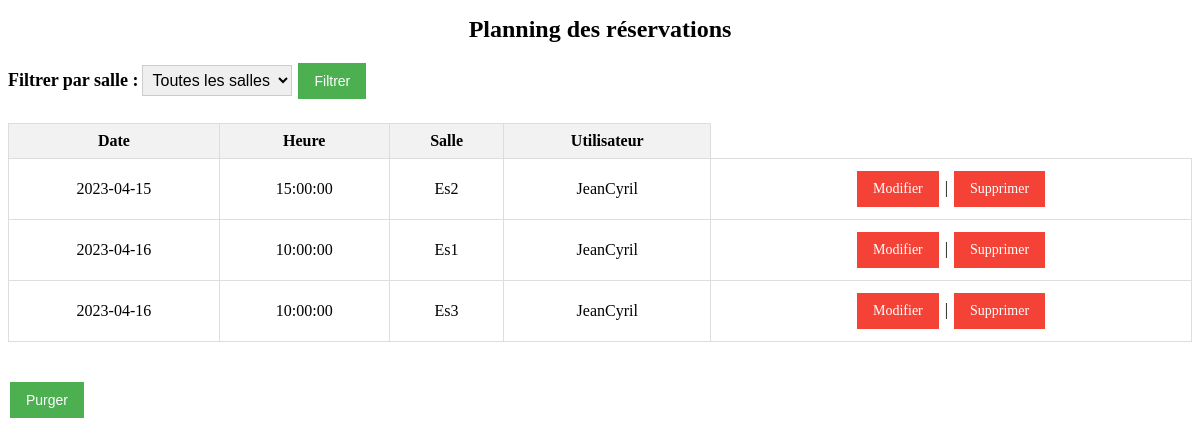
The page /planning.php (signed in) on the database its author committed.
### tables this page shows
CREATE TABLE `reservation` (
  `idreservation` int NOT NULL,
  `date` date NOT NULL,
  `heure` time NOT NULL,
  `idsalle` int NOT NULL,
  `iduser` int NOT NULL
);

CREATE TABLE `salle` (
  `idsalle` int NOT NULL,
  `nomsalle` varchar(50) NOT NULL,
  `idtype` int NOT NULL
);

CREATE TABLE `user` (
  `iduser` int NOT NULL,
  `Login` varchar(50) NOT NULL,
  `Password` varchar(50) NOT NULL
);

### planning.php (the view, shortened to what this page needs)
<?php
require_once('db.php');
$user_id = $_SESSION['iduser'];
$salle_id = isset($_GET['salle']) ? (int)$_GET['salle'] : 0;
$stmt = $pdo->prepare("SELECT r.idreservation , r.date, r.heure, s.nomsalle AS salle, u.login AS utilisateur
                       FROM reservation r
                       JOIN salle s ON r.idsalle = s.idsalle
                       JOIN user u ON r.iduser = u.iduser
                       WHERE r.iduser = :user_id
                       AND (:salle_id = 0 OR r.idsalle = :salle_id)
                       ORDER BY r.date ASC");
$stmt->execute(array(':user_id' => $user_id, ':salle_id' => $salle_id));
$reservations = $stmt->fetchAll(PDO::FETCH_ASSOC);
?>
<!DOCTYPE html>
<html>
<head>
    <link rel="stylesheet" href="Crud.css">
</head>
<body>
    <h1>Planning des réservations</h1>
    <form method="get">
        <label for="salle">Filtrer par salle :</label>
        <select id="salle" name="salle">
            <option value="0">Toutes les salles</option>
        </select>
        <button type="submit">Filtrer</button>
    </form>
    <table>
        <thead>
            <tr>
                <th>Date</th>
                <th>Heure</th>
                <th>Salle</th>
                <th>Utilisateur</th>
            </tr>
        </thead>
        <tbody>
            <?php foreach ($reservations as $reservation): ?>
                <tr>
                    <td><?= $reservation['date'] ?></td>
                    <td><?= $reservation['heure'] ?></td>
                    <td><?= $reservation['salle'] ?></td>
                    <td><?= $reservation['utilisateur'] ?></td>
                    <td>
                        <?php if ($_SESSION['iduser'] == $user_id): ?>
                            <a href="modifier_reservation.php?idreservation=<?= $reservation['idreservation'] ?>">Modifier</a> |
                            <a href="supprimer_reservation.php?idreservation=<?= $reservation['idreservation'] ?>">Supprimer</a>
                        <?php endif; ?>
                    </td>
                </tr>
            <?php endforeach; ?>
        </tbody>
    </table>
    <br>
    <br>
    <form method="post">
        <button type="submit" name="purge">Purger</button>
    </form>
</body>
</html>

### Crud.css (style rules this page uses)
table { border-collapse: collapse; width: 100%; }
th, td { border: 1px solid #ddd; padding: 8px; text-align: center; }
th { background-color: #f2f2f2; }
button, a { background-color: #4CAF50; border: none; color: white; padding: 10px 16px; text-align: center; text-decoration: none; display: inline-block; font-size: 14px; margin: 4px 2px; cursor: pointer; }
a { background-color: #f44336; }
form { margin-bottom: 20px; }
label { font-size: 18px; font-weight: bold; }
select { font-size: 16px; padding: 5px; border: 1px solid #ccc; }
h1 { font-size: 24px; text-align: center; }

### rows shown on the page
reservation: date "2023-04-15", heure "15:00:00", idsalle.nomsalle "Es2", iduser.Login "JeanCyril"
reservation: date "2023-04-16", heure "10:00:00", idsalle.nomsalle "Es1", iduser.Login "JeanCyril"
reservation: date "2023-04-16", heure "10:00:00", idsalle.nomsalle "Es3", iduser.Login "JeanCyril"
